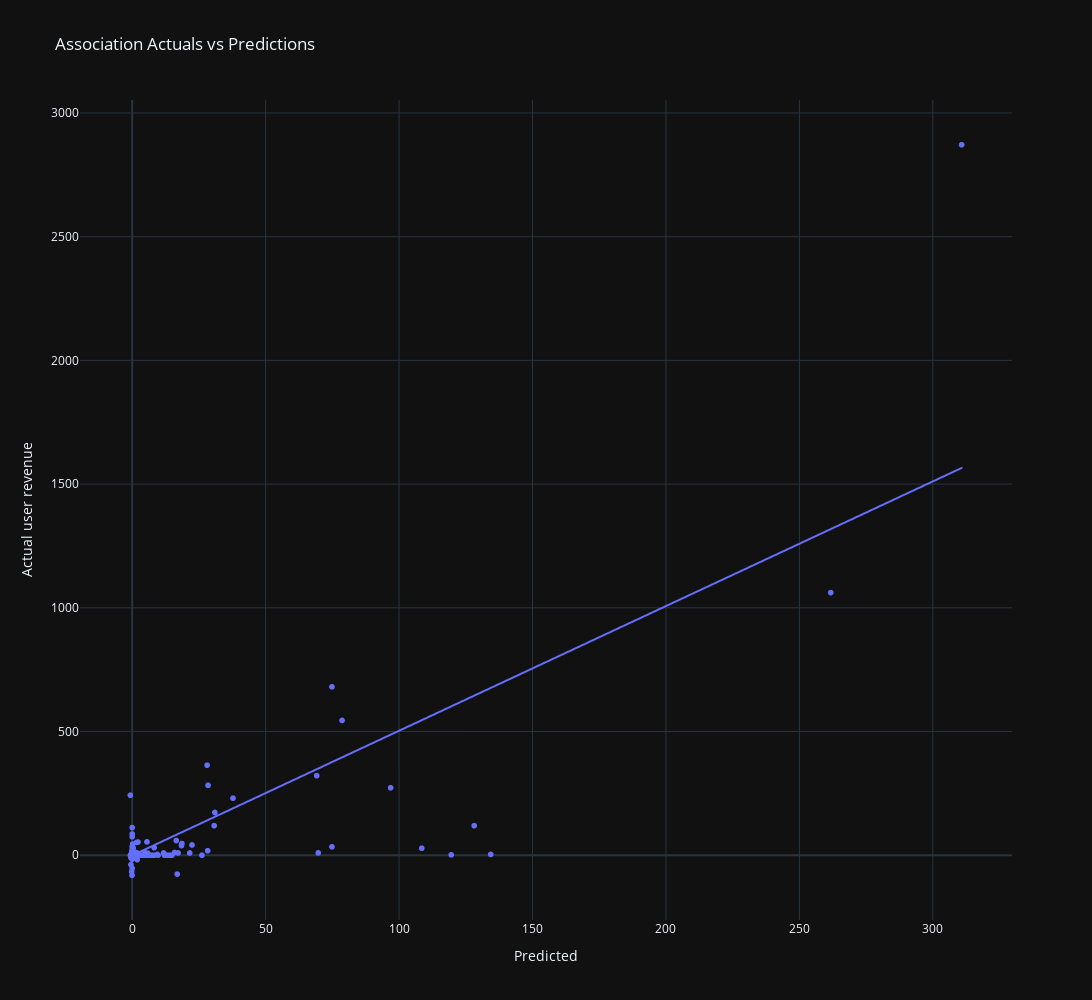

Notebook cell for this chart:
### Code cell
import pandas as pd
import plotly.express as px

# Assuming reset_df is your DataFrame
pdf = pd.DataFrame({'y_test': df_plus[f'd7_28_increment'].values, 'predictions': predictions})

# Create a scatter plot with color-coded categories
fig = px.scatter(pdf, x = 'predictions', y = 'y_test', title = 'Association Actuals vs Predictions', trendline='ols',
                 labels = {'predictions': 'X-axis Label', 'y_test': 'Y-axis Label'},
                 template = 'plotly_dark',  # Choose a dark template for a professional look
                 hover_data = ['predictions', 'y_test'],  # Additional information on hover
                #  marginal_x = 'box',  # Display box plot on the x-axis
                #  marginal_y = 'violin'  # Display violin plot on the y-axis
                 )

# Customize the layout
fig.update_layout(
    width = 1500,  # Set the width in pixels
    height = 1000,  # Set the height in pixels
    xaxis = dict(title_text = 'Predicted'),
    yaxis = dict(title_text = 'Actual user revenue'),
    legend = dict(title = 'Legend Title'),
    showlegend = True
)

# Show the plot

### Figure 1 — Plotly figure (JSON) as saved in the notebook; plotly's stock layout.template omitted (floating-point values rounded to 4 significant figures; data arrays with more than 128 entries replaced by an {"elided": "..."} marker saying what was removed)
{"data": [{"hovertemplate": "X-axis Label=%{x}<br>Y-axis Label=%{y}<extra></extra>", "legendgroup": "", "marker": {"color": "#636efa", "symbol": "circle"}, "mode": "markers", "name": "", "showlegend": false, "type": "scattergl", "x": {"elided": "3000 float values"}, "xaxis": "x", "y": {"elided": "3000 float values"}, "yaxis": "y"}, {"hovertemplate": "<b>OLS trendline</b><br>y_test = 5.03911 * predictions + -0.830459<br>R<sup>2</sup>=0.641986<br><br>X-axis Label=%{x}<br>Y-axis Label=%{y} <b>(trend)</b><extra></extra>", "legendgroup": "", "marker": {"color": "#636efa", "symbol": "circle"}, "mode": "lines", "name": "", "showlegend": false, "type": "scattergl", "x": {"elided": "3000 float values"}, "xaxis": "x", "y": {"elided": "3000 float values"}, "yaxis": "y"}], "layout": {"height": 1000, "legend": {"title": {"text": "Legend Title"}, "tracegroupgap": 0}, "showlegend": true, "title": {"text": "Association Actuals vs Predictions"}, "width": 1500, "xaxis": {"anchor": "y", "domain": [0, 1], "title": {"text": "Predicted"}}, "yaxis": {"anchor": "x", "domain": [0, 1], "title": {"text": "Actual user revenue"}}}}
